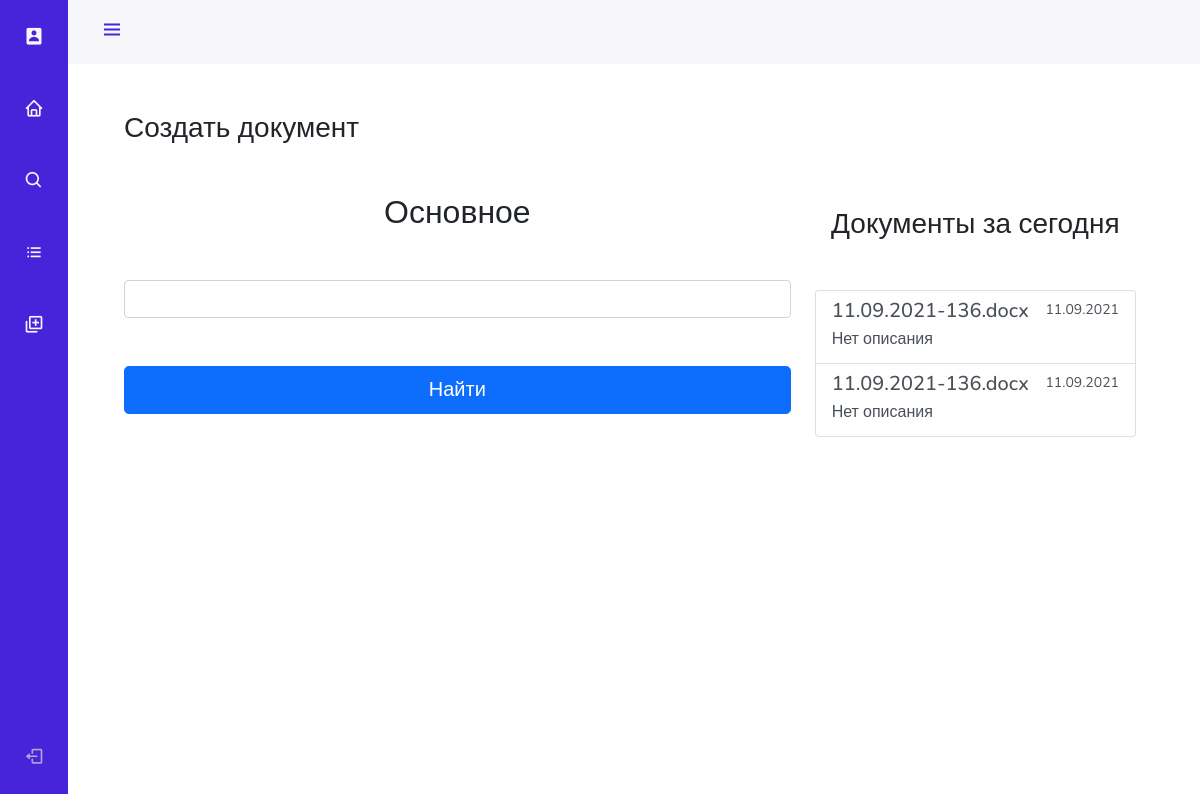
The page /doc/ (signed in) on the database its author committed.
### app/src/database.py (models this page shows)
class Document(db.Model):
    __tablename__ = 'docs'
    id = db.Column(db.Integer, primary_key=True)
    path = db.Column(db.String(255))
    date = db.Column(db.String(255))
    desc = db.Column(db.String(255), default='Нет описания')

### app/blocks/doc.py (the view)
@bp_doc.route('/')
def index():
    docs = []; patients = []; records = []
    for record in Record.query.filter(and_(Record.date==current_date, Record.patient_id)):
        print(record)
        records.append(record)
    for i in Document.query.filter(Document.date.endswith(current_date)):
        docs.append(i)
    for i in Patient.query.all():
        patients.append(i.full_name)
    return render_template('doc/doc.html', docs=docs, patients=patients, records=records)

### app/src/database.py (called while the page is built)
@login.user_loader
def load_user(id):
    return User.query.get(int(id))

### app/templates/doc/doc.html (shortened to what this page needs)
{% extends 'base/base.html' %}
{% block content %}
<div class="container w-100 h-100">
    <div class="row w-100 h-100">
        <div class="col-sm-8">
            <h3 class="mb-5">Создать документ</h3>
            <h2 class='text-center my-5'>Основное</h2>
            <form name="search" action="" method="post">
                <input type="text" class='form-control my-5' name="records" id="records" list="recorded">
                <button class="search_btn btn btn-primary btn-lg btn-block w-100 mb-5" type="button">Найти</button>
            </form>
            </div>
        <div class="col-sm-4 mt-5">
            <h3 class="text-center mb-5 mt-5">Документы за сегодня</h3>
            {% if docs %}
                <div class="list-group">
                    {% for doc in docs %}
                        <a href="{{ doc.path }}" class="list-group-item list-group-item-action flex-column align-items-start">
                        <div class="d-flex w-100 justify-content-between">
                            <h5 id='path' class="mb-1">{{ doc.path }}</h5>
                            <small>{{ doc.date }}</small>
                        </div>
                        <p class="mb-1">{{ doc.desc }}</p>
                        </a>
                    {% endfor %}
                </div>
            {% else %}
                <h2 class="text-center">Нет документов</h2>
            {% endif %}
        </div>
    </div>
    </div>
</div>
{% endblock %}

### app/templates/base/style.html (style rules this page uses)
:root { --header-height: 3rem; --nav-width: 68px; --first-color: #4723D9; --first-color-light: #AFA5D9; --white-color: #F7F6FB; --body-font: 'Nunito', sans-serif; --normal-font-size: 1rem; --z-fixed: 100 }
body { position: relative; margin: var(--header-height) 0 0 0; padding: 0 1rem; font-family: var(--body-font); font-size: var(--normal-font-size); transition: .5s }
a { text-decoration: none }
@media screen and (min-width: 768px) { body { margin: calc(var(--header-height) + 1rem) 0 0 0; padding-left: calc(var(--nav-width) + 2rem) } }

### rows shown on the page
Document: path "11.09.2021-136.docx", date "11.09.2021", desc "Нет описания"
Document: path "11.09.2021-136.docx", date "11.09.2021", desc "Нет описания"
